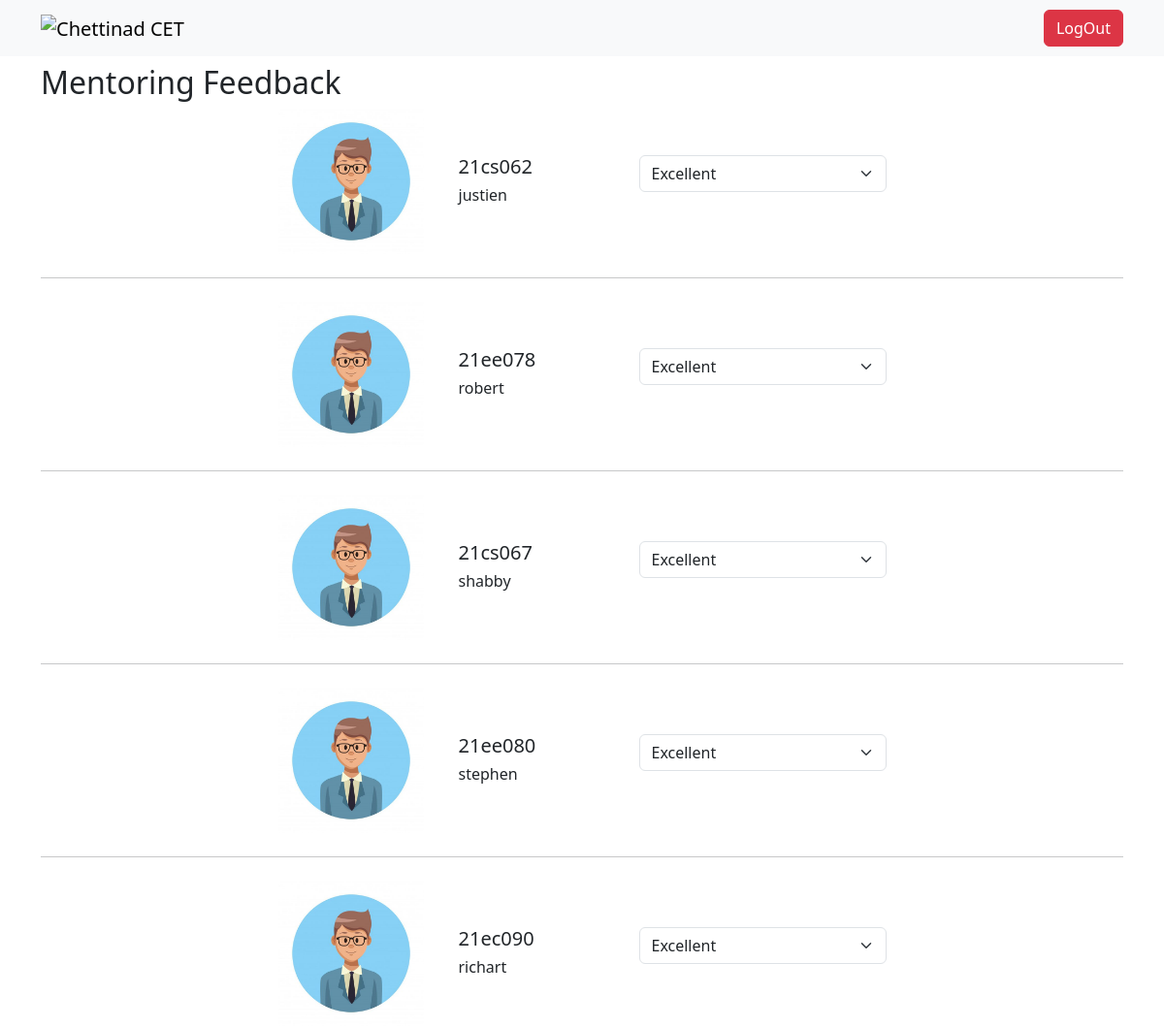
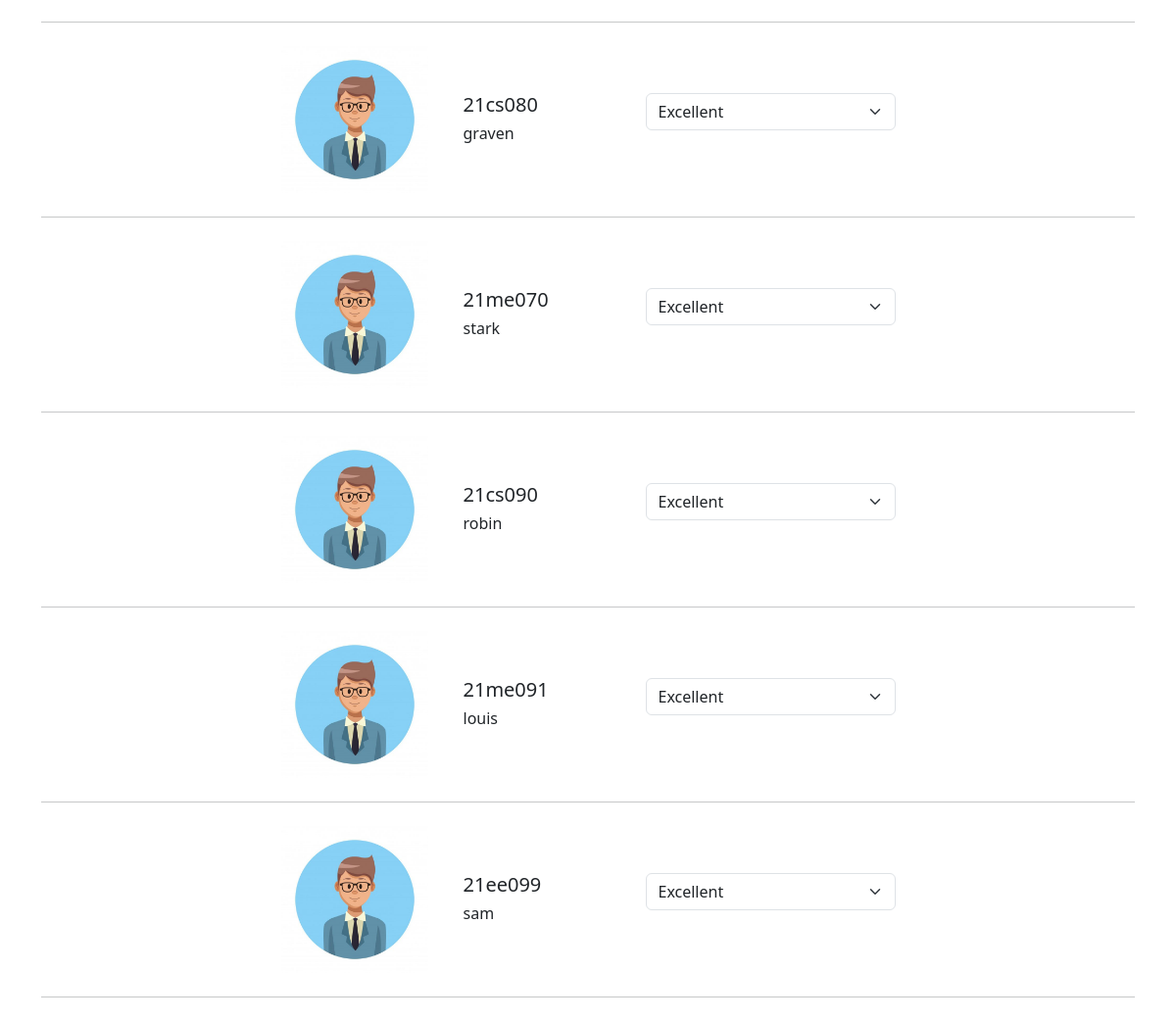
The page / on the database its author committed (2 pictures, top to bottom).
### tables this page shows
CREATE TABLE IF NOT EXISTS `student` (
  `ID` int(11) NOT NULL AUTO_INCREMENT,
  `rollno` varchar(10) NOT NULL,
  `photo` varchar(150) DEFAULT './student.jpg',
  `name` varchar(50) NOT NULL DEFAULT '0',
  `dept` varchar(50) NOT NULL DEFAULT '0',
  `mentorid` int(11) NOT NULL DEFAULT '0',
  `insertat` timestamp NOT NULL DEFAULT CURRENT_TIMESTAMP,
  PRIMARY KEY (`ID`),
  UNIQUE KEY `rollno` (`rollno`)
);

### index.php (the view, shortened to what this page needs)
<?php
include_once("config.php");
?>
<!doctype html>
<html lang="en">
<head>
    <link href="https://cdn.jsdelivr.net/npm/bootstrap@5.3.2/dist/css/bootstrap.min.css" rel="stylesheet"
>
</head>
<body>
    <nav class="navbar bg-body-tertiary">
        <div class="container">
            <a class="navbar-brand" href="#">
                <img src="https://www.chettinadtech.ac.in/assets/images/CCET_Logo.png" alt="Chettinad CET">
            </a>
            <button class="btn btn-danger">LogOut</button>
        </div>
    </nav>
    <div class="container mt-2">
        <div class="row justify-content-center">
            <h2>Mentoring Feedback</h2>
            <?php
            $sql = "SELECT * FROM student ";
            $stmt = $dbh->prepare($sql);
            $stmt->execute();
            $result = $stmt->fetchAll(PDO::FETCH_ASSOC);
            if ($result) {
                foreach ($result as $row) {
                    ?>
                    <div class="row justify-content-center">
                        <div class="col-2">
                            <img src="<?php echo $row['photo']; ?>" alt="<?php $row['photo']; ?>" height="150">
                        </div>
                        <div class="col-2">
                            <br><br>
                            <h5><?php echo $row['rollno']; ?></h5>
                            <h6><?php echo $row['name']; ?></h6>
                        </div>
                        <div class="col-3">
                            <br><br>
                            <select class="form-select" name="feedback<?php $row["ID"] ?>">
                                <option>Excellent</option>
                            </select>
                        </div>
                        <hr class="my-4">
                    </div>
                <?php
                }
            } else {
                echo "<option value=''>No student found</option>";
            }
            ?>
        </div>
    </div>
</body>
</html>

### rows shown on the page
student: photo (picture), rollno "21cs062", name "justien"
student: photo (picture), rollno "21ee078", name "robert"
student: photo (picture), rollno "21cs067", name "shabby"
student: photo (picture), rollno "21ee080", name "stephen"
student: photo (picture), rollno "21ec090", name "richart"
student: photo (picture), rollno "21cs080", name "graven"
student: photo (picture), rollno "21me070", name "stark"
student: photo (picture), rollno "21cs090", name "robin"
student: photo (picture), rollno "21me091", name "louis"
student: photo (picture), rollno "21ee099", name "sam"
